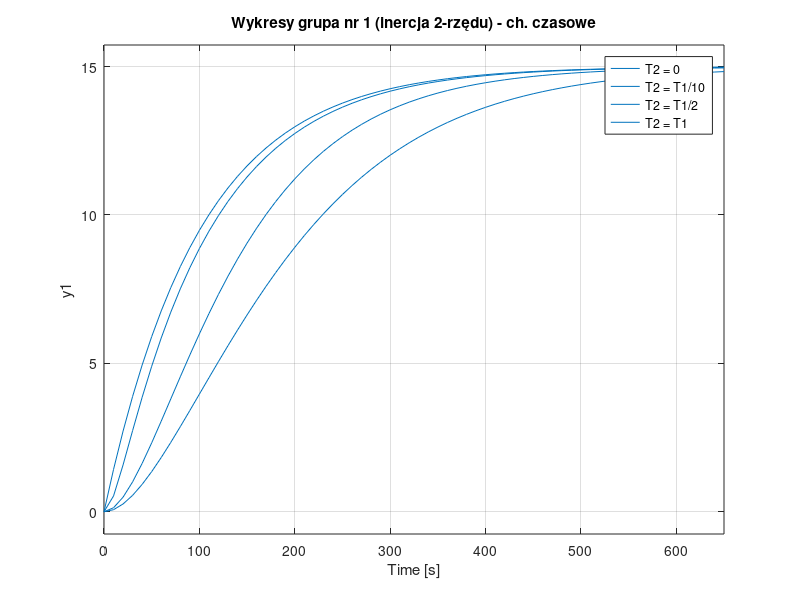
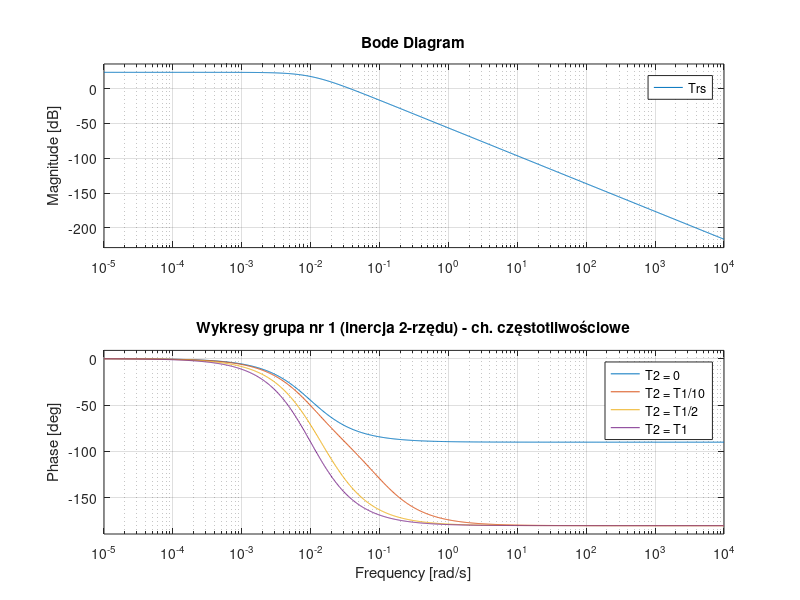
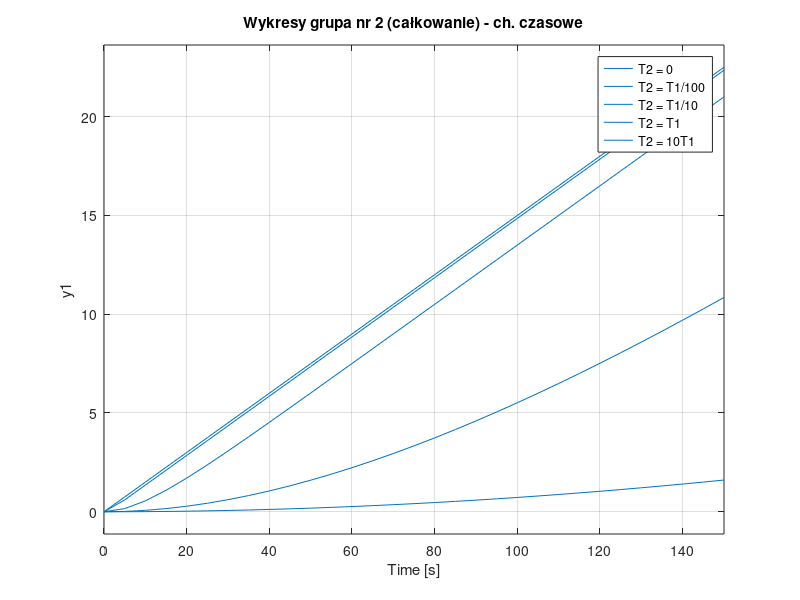
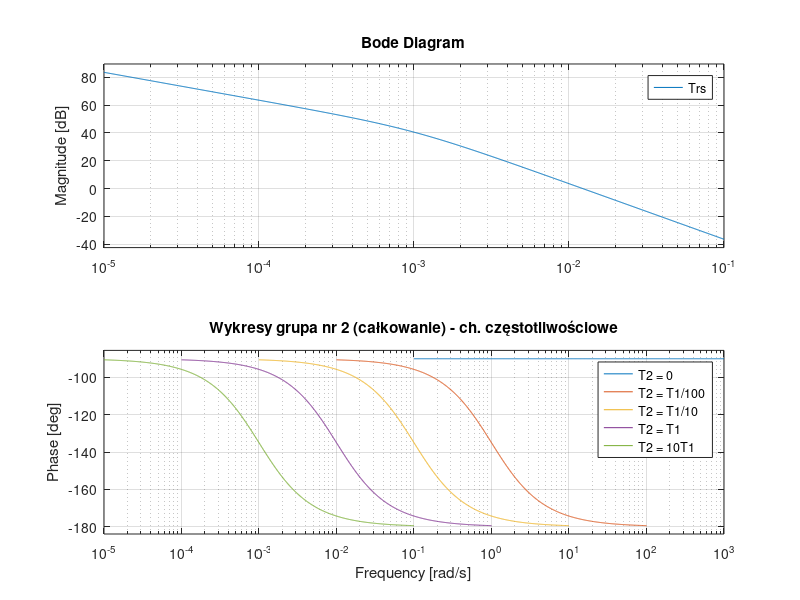

The MATLAB source for these figures, in order:
clear all;
close all;

% Wykresy - grupa nr 1 (inercja 2-rzędu)

opis1 = ['T2 = 0    ';'T2 = T1/10';'T2 = T1/2 ';'T2 = T1   '];
s = tf('s');
t = 0:10:650;
T1 = 100;
K = 15;
kT2 = [0,0.1,0.5,1];
for i=1:size(kT2,2)
    T2 = kT2(i)*T1;
    Trs = K/((T1*s+1)*(T2*s+1));
    figure(1);
    step(Trs,t);
    hold on;
    figure(2);
    bode(Trs,{10^(-5),10^(4)});
    hold on;
end
figure(1); title('Wykresy grupa nr 1 (inercja 2-rzędu) - ch. czasowe'); legend(opis1);
figure(2); title('Wykresy grupa nr 1 (inercja 2-rzędu) - ch. częstotliwościowe'); legend(opis1);

% Wykresy - grupa nr 2 (całkowanie)

opis2 = ['T2 = 0     ';'T2 = T1/100';'T2 = T1/10 ';'T2 = T1    ';'T2 = 10T1  '];
t = 0:5:150;
Ti = 100;
K = 15;
kT2 = [0,0.01,0.1,1,10];
for i=1:size(kT2,2)
    T2 = kT2(i)*Ti;
    Trs = K/((Ti*s)*(T2*s+1));
    figure(3);
    step(Trs,t);
    hold on;
    figure(4);
    bode(Trs);
    hold on;
end
figure(3); title('Wykresy grupa nr 2 (całkowanie) - ch. czasowe'); legend(opis2);
figure(4); title('Wykresy grupa nr 2 (całkowanie) - ch. częstotliwościowe'); legend(opis2);

% Wykresy - grupa nr 3 (różniczkowanie)

opis3 = ['Idealny człon różn.'];
opis4 = ['T2 = Td/100';'T2 = Td/10 ';'T2 = Td    ';'T2 = 10Td  '];
t = 0:0.05:2.5;
Td = 100;
K = 15;
kT2 = [0.00001,0.01,0.1,1,10];
for i=1:size(kT2,2)
    T2 = kT2(i)*Td;
    Trs = Td*s/(T2*s+1);
    if i == 1
        figure(5);
        step(Trs,t); 
        hold on;
        figure(6);
        bode(Trs); 
        hold on;
    else
        figure(7);
        step(Trs,t);
        hold on;
        figure(8);
        bode(Trs);
        hold on;
    end
end
figure(5); title('Idealny człon różniczkujący - ch. czasowa'); legend(opis3);
figure(6); title('Idealny człon różniczkujący - ch. częstotliwościowa'); legend(opis3);
figure(7); title('Wykresy grupa nr 3 (różniczkowanie) - ch. czasowe'); legend(opis4);
figure(8); title('Wykresy grupa nr 4 (różniczkowanie) - ch. częstotliwościowa'); legend(opis4);